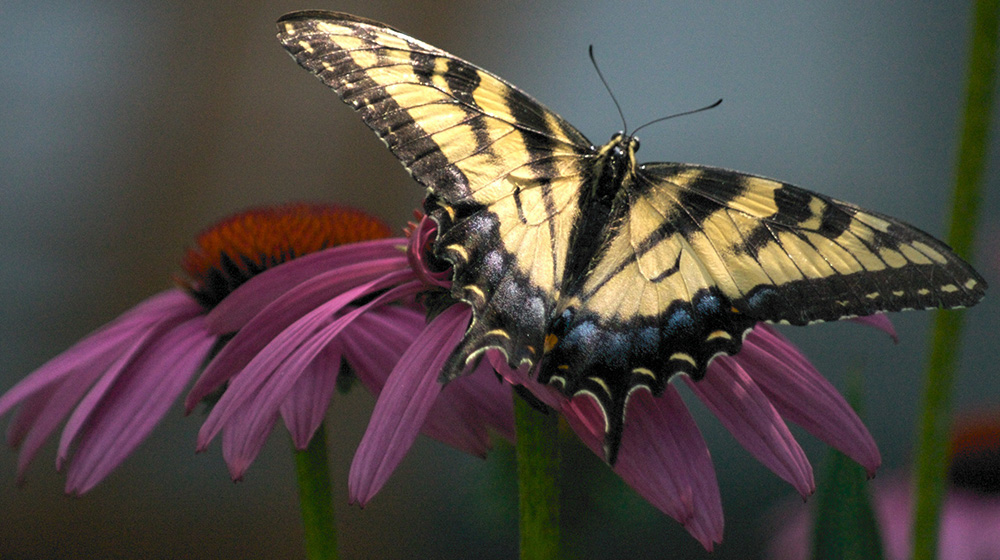
#> input picture Documents/git/NLP/Digital Image Processing/Lab_2_127662/image.jpeg, 1000 x 560 px
$ jupyter execute Lab_2_127662_MuhammadAhsanFarooq.ipynb
#> lines starting #> are read from the running program, lines starting #| are printed output that depends on the picture
[cell 1]
import PIL
from PIL import Image
import numpy as np
from PIL import ImageFilter
import matplotlib.pyplot as plt

## Task 1

[cell 2]
# opening the image
im = Image.open('image.jpeg')
#> im is the input picture: PIL image 1000x560 RGB; mean R, G, B 82.5, 74.3, 70.1

[cell 3]
print(im.format,im.size,im.mode)
#| JPEG (1000, 560) RGB

[cell 4]
im.show()

[cell 5]
#Convert files to JPEG
infile = 'image.jpeg'
import os, sys

f, e = os.path.splitext(infile)
outfile = f + '.jpg'
if infile != outfile:
    try:
        Image.open(infile).save(outfile)
    except IOError:
        print('Cannot Convert', infile)

## Task 2

[cell 6]
#Numpy arrays
cvalues = [20.1, 20.8, 21.9, 22.5, 22.7, 22.3, 21.8, 21.2, 20.9, 20.1]
C = np.array(cvalues)
print(type(C))

# Task3

## Part-a

[cell 7]
#Converting to GrayScale using PIL

grayscale = im.convert('LA')
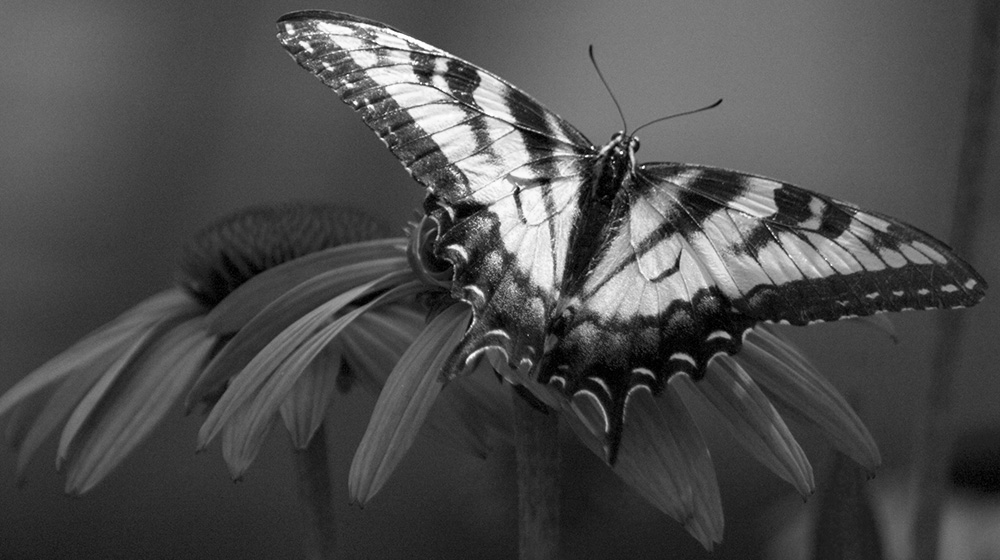
#> grayscale: PIL image 1000x560 LA; mean R, G, B, A 76.3, 76.3, 76.3, 255
grayscale.show()

## Part-b

[cell 8]
#Applying the Contour Smoothing filter using PIL

contour = im.filter(ImageFilter.CONTOUR)
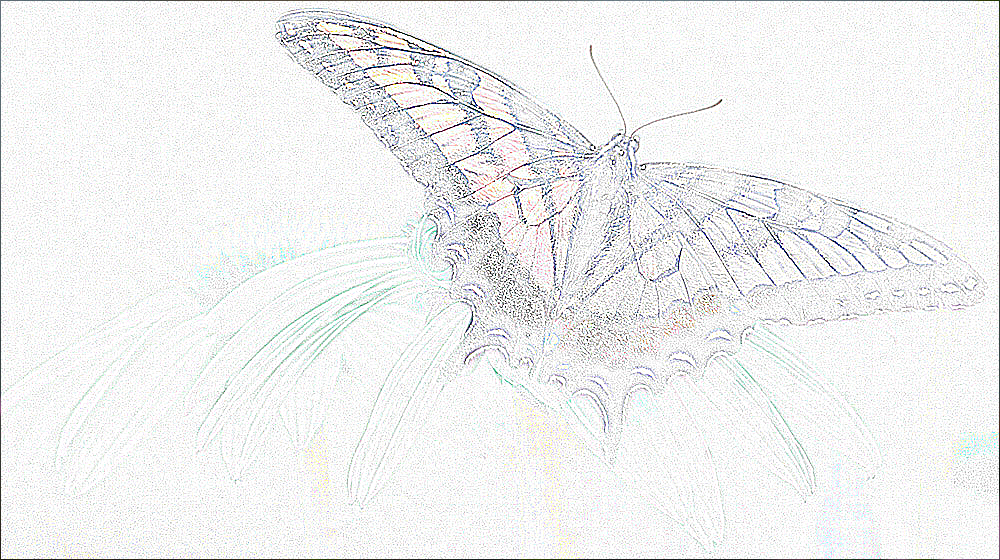
#> contour: PIL image 1000x560 RGB; mean R, G, B 239.5, 240.2, 240.2
contour.show()

## Part-c

[cell 9]
#Using the Sharpening Image Filter using PIL

sharpened = im.filter(ImageFilter.SHARPEN)
sharpened.show()

## Part-d

[cell 10]
#Converting the PIL im object to numpy array
rgb = np.asarray(im)
#Seperating the R,G,B arrays into separates r,g,b numpy array
r, g, b = rgb[:,:,0], rgb[:,:,1], rgb[:,:,2]
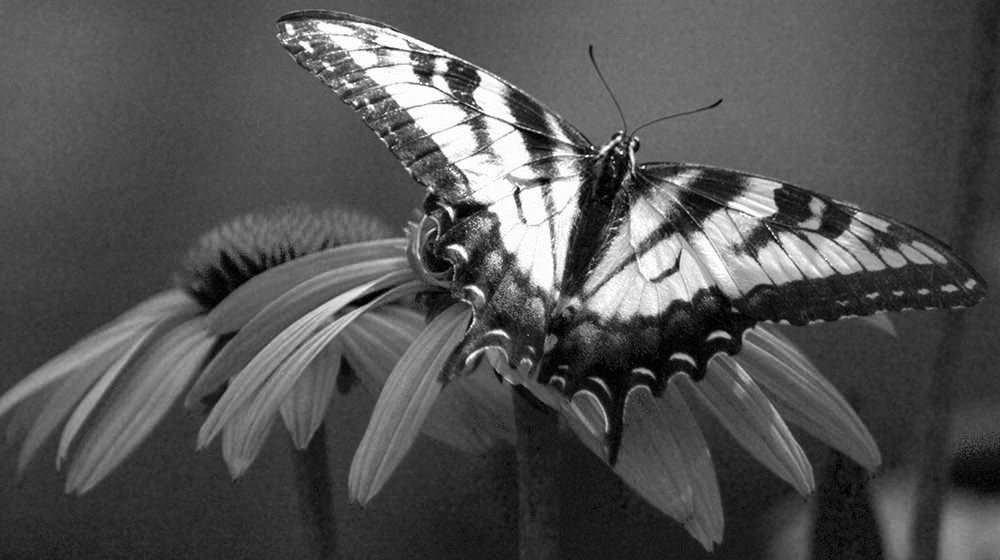
#> r: shape (560, 1000); min 0, max 255, mean 82.5
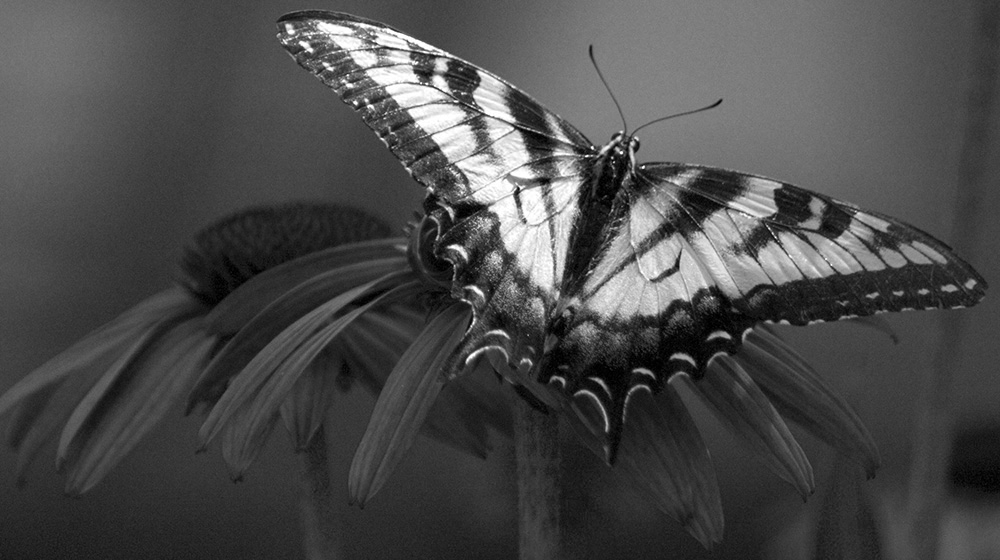
#> g: shape (560, 1000); min 0, max 255, mean 74.3
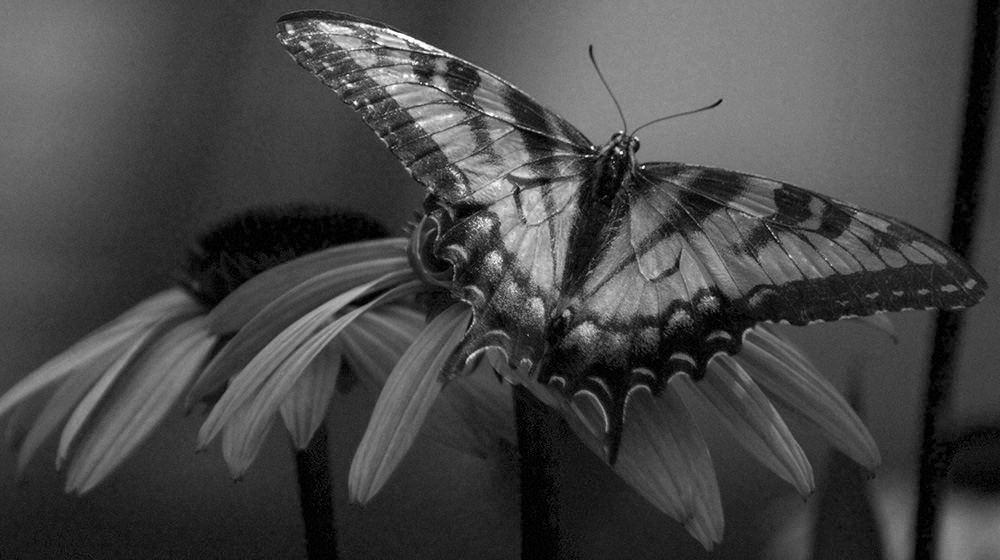
#> b: shape (560, 1000); min 0, max 255, mean 70.1

#finally adding all r,g,b to gray plus multiplying with some parameters
gray = 0.2989 * r + 0.5870 * g + 0.1140 * b

#gray is a numpy grayscale image

final = Image.fromarray(gray)
final.show()
